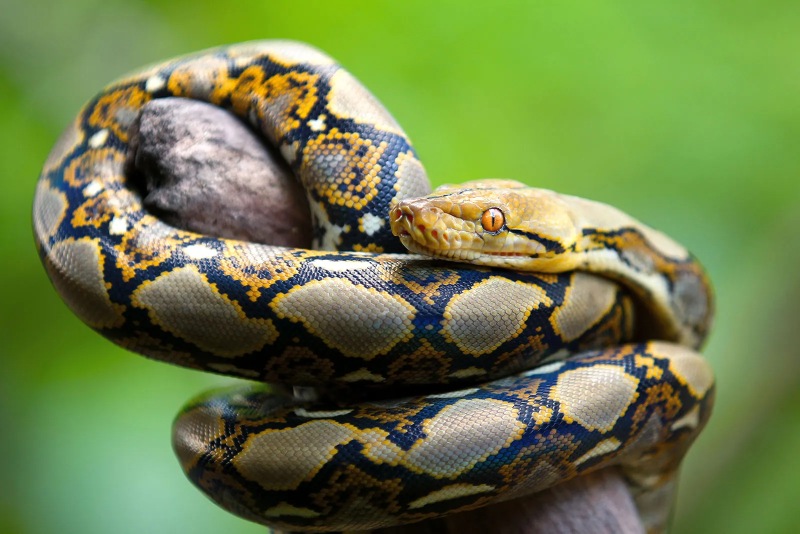
#> input picture images/reticulated-python-Malayopython-reticulatus.webp, 1600 x 1067 px, given in place of reticulated-python-Malayopython-reticulatus.jpg, which was not available (shown at 1/2 size)
$ jupyter execute DataPreprocessing.ipynb   (shell and % lines are left out)   (text cells are left out)
#> lines starting #> are read from the running program, lines starting #| are printed output that depends on the picture; pictures that were not available may be replaced by others from this repository, and a replacement may not be noted
[cell 1]
import numpy as np
import pandas as pd
import seaborn as sns; sns.set(color_codes=True)
from mpl_toolkits.mplot3d import Axes3D
import matplotlib.pyplot as plt

[cell 2]
#Generating normally distributed data

df = pd.DataFrame({
    'x1': np.random.normal(0, 2, 10000),
    'x2': np.random.normal(5, 3, 10000),
    'x3': np.random.normal(-5, 5, 10000)
})

[cell 3]
df

[cell 4]
# plotting data

df.plot.kde()
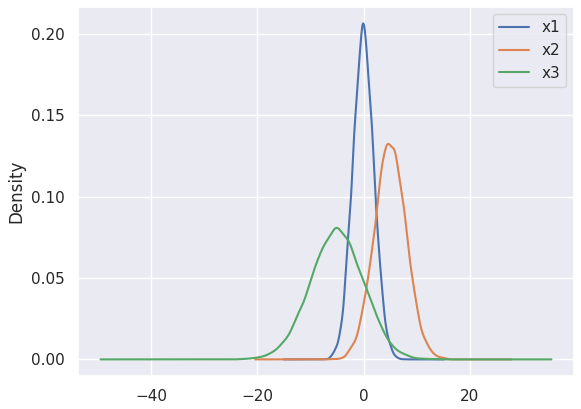
#> figure drawn by matplotlib, 1 panel; curve peaks at x = -0.0441, y = 0.206; curve peaks at x = 4.67, y = 0.132; curve peaks at x = -5.07, y = 0.0808

[cell 5]
from sklearn.preprocessing import StandardScaler
ss = StandardScaler()

[cell 6]
data_tf = ss.fit_transform(df)

[cell 7]
data_tf

[cell 8]
df = pd.DataFrame(data_tf, columns=['x1','x2','x3'])
df

[cell 9]
df.plot.kde()
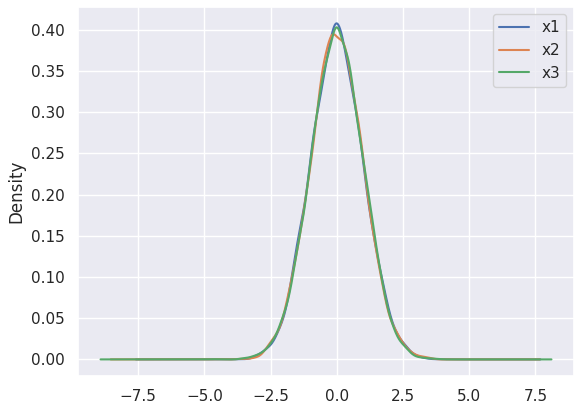
#> figure drawn by matplotlib, 1 panel; curve peaks at x = -0.00368, y = 0.408; curve peaks at x = -0.122, y = 0.395; curve peaks at x = -0.00893, y = 0.403

[cell 10]
df = pd.DataFrame({
    # positive skew
    'x1': np.random.chisquare(8, 1000),
    # negative skew
    'x2': np.random.beta(8, 2, 1000) * 40,
    # no skew
    'x3': np.random.normal(50, 3, 1000)
})

[cell 11]
df.plot.kde()
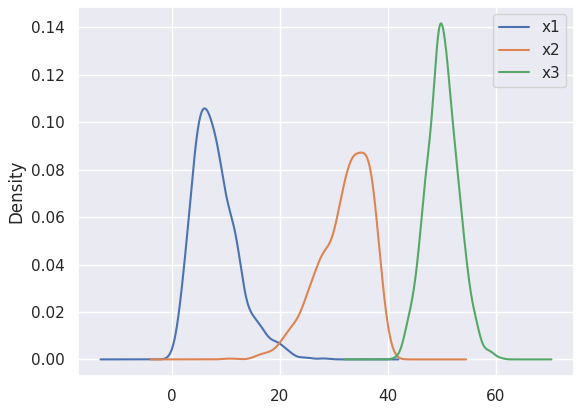
#> figure drawn by matplotlib, 1 panel; curve peaks at x = 6.04, y = 0.106; curve peaks at x = 35.05, y = 0.0872; curve peaks at x = 49.85, y = 0.142

[cell 12]
from sklearn.preprocessing import MinMaxScaler

[cell 13]
mm = MinMaxScaler()
data_tf = mm.fit_transform(df)

[cell 14]
df = pd.DataFrame(data_tf,columns=['x1','x2','x3'])
df.plot.kde()
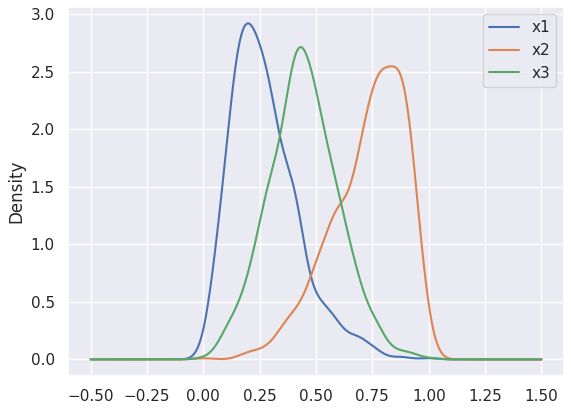
#> figure drawn by matplotlib, 1 panel; curve peaks at x = 0.199, y = 2.92; curve peaks at x = 0.835, y = 2.55; curve peaks at x = 0.433, y = 2.71

[cell 15]
df = pd.DataFrame({
    # Distribution with lower outliers
    'x1': np.concatenate([np.random.normal(20, 1, 1000), np.random.normal(1, 1, 25)]),
    # Distribution with higher outliers
    'x2': np.concatenate([np.random.normal(30, 1, 1000), np.random.normal(50, 1, 25)]),
})

[cell 16]
df

[cell 17]
df.plot.kde()
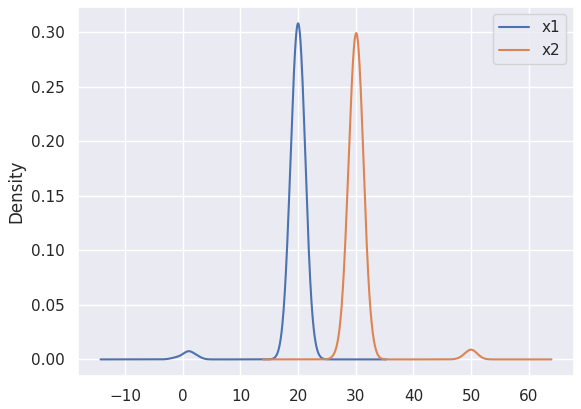
#> figure drawn by matplotlib, 1 panel; curve peaks at x = 20.01, y = 0.308; curve peaks at x = 30.05, y = 0.299

[cell 18]
from sklearn.preprocessing import RobustScaler
robustscaler = RobustScaler()

[cell 19]
data_tf = robustscaler.fit_transform(df)
df = pd.DataFrame(data_tf, columns=['x1','x2'])

[cell 20]
df.plot.kde()
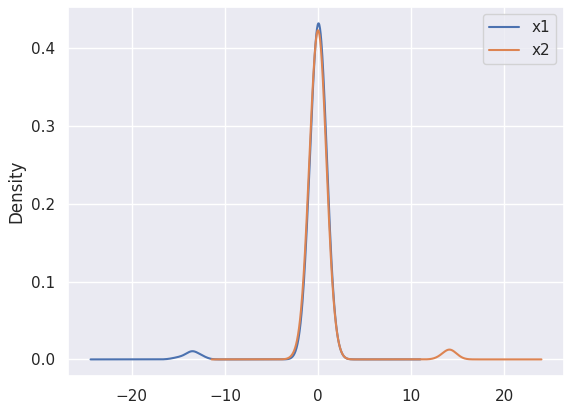
#> figure drawn by matplotlib, 1 panel; curve peaks at x = 0.0556, y = 0.431; curve peaks at x = -0.0278, y = 0.423

[cell 21]
# RobustScaler is for to handle outliers

[cell 22]
df = pd.DataFrame({
    'x1': np.random.randint(-100, 100, 1000).astype(float),
    'y1': np.random.randint(-80, 80, 1000).astype(float),
    'z1': np.random.randint(-150, 150, 1000).astype(float),
})
df

[cell 23]
fig = plt.figure()
ax = plt.axes(projection='3d')
ax.scatter3D(df.x1, df.y1, df.z1)
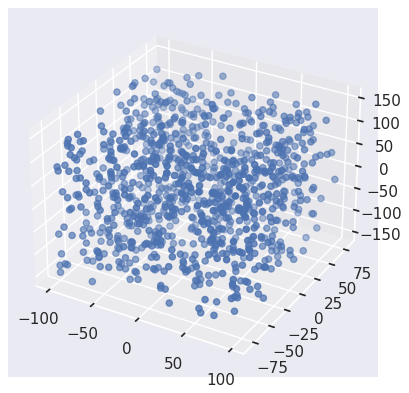
#> figure drawn by matplotlib, 1 panel

[cell 24]
from sklearn.preprocessing import Normalizer

[cell 25]
normalizer = Normalizer()
data_tf = normalizer.fit_transform(df)

[cell 26]
df = pd.DataFrame(data_tf, columns=['x1','y1','z1'])

[cell 27]
ax = plt.axes(projection='3d')
ax.scatter3D(df.x1, df.y1, df.z1)
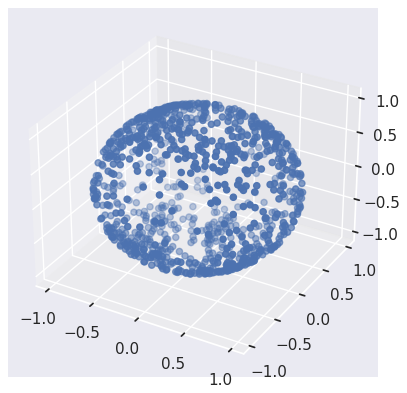
#> figure drawn by matplotlib, 1 panel

[cell 28]
X = np.array([[ 1., -1.,  2.],
              [ 2.,  0.,  0.],
              [ 0.,  1., -1.]])

[cell 29]
from sklearn.preprocessing import Binarizer
binarizer = Binarizer()

[cell 30]
data_tf = binarizer.fit_transform(X)
data_tf

[cell 31]
df = pd.DataFrame({
    'Age':[33,44,22,44,55,22],
    'Income':['Low','Low','High','Medium','Medium','High']})

[cell 32]
df

[cell 33]
df.Income.map({'Low':1,'Medium':2,'High':3})

[cell 34]
my_new_data = pd.DataFrame({"x1":["high", "low", "medium", "high", "low", "medium", "high", "high"],
                           "x2":[11,22,33,44,55,66,77,88],
                           "x3":[1.2,2.2,3.2,4.2,5.2,6.2,7.2,8.2]},columns=["x1", "x2", "x3"])

[cell 35]
my_new_data["x1"] = my_new_data.x1.map({"high":300, "medium": 200, "low": 100})

[cell 36]
my_new_data

[cell 37]
df = pd.DataFrame({
    'Age':[33,44,22,44,55,22],
    'Gender':['Male','Female','Male','Female','Male','Male']})

[cell 38]
df.Gender.unique()

[cell 39]
from sklearn.preprocessing import LabelEncoder,OneHotEncoder

[cell 40]
le = LabelEncoder()
df['gender_tf'] = le.fit_transform(df.Gender)

[cell 41]
df

[cell 42]
OneHotEncoder().fit_transform(df[['gender_tf']]).toarray()

[cell 43]
from sklearn.preprocessing import LabelEncoder

labels = ['cat', 'dog', 'fish', 'dog', 'cat']
le = LabelEncoder()
encoded_labels = le.fit_transform(labels)

print("Encoded labels:", encoded_labels)
print("Inverse transform:", le.inverse_transform(encoded_labels))

[cell 44]
df = pd.DataFrame({
    'A':[1,2,3,4,np.nan,7],
    'B':[3,4,1,np.nan,4,5]
})

[cell 45]
df

[cell 46]
from sklearn.impute import SimpleImputer
imputer = SimpleImputer(missing_values=np.nan, strategy='mean')

[cell 47]
imputer.fit_transform(df)

[cell 48]
from sklearn.impute import SimpleImputer
imputer_median = SimpleImputer(missing_values=np.nan, strategy="median")
df["B"] = imputer_median.fit_transform(df[["B"]])
df

[cell 49]
df = pd.DataFrame({'A':[1,2,3,4,5], 'B':[2,3,4,5,6]})
df

[cell 50]
from sklearn.preprocessing import PolynomialFeatures
pol = PolynomialFeatures(degree=2, include_bias=False)

[cell 51]
X_poly = pol.fit_transform(df)

[cell 52]
print(pd.DataFrame(X_poly, columns=pol.get_feature_names_out()))

[cell 53]
pol2 = PolynomialFeatures(degree=3, include_bias=True)
X_poly2 = pol2.fit_transform(df)
print(pd.DataFrame(X_poly2, columns=pol2.get_feature_names_out()))

[cell 54]
from sklearn.preprocessing import FunctionTransformer

[cell 55]
def mapping(x):
    x['Age'] = x['Age']+2
    x['Counter'] = x['Counter'] * 2
    return x

[cell 56]
customtransformer = FunctionTransformer(mapping, validate=False)

[cell 57]
df = pd.DataFrame({
    'Age':[33,44,22,44,55,22],
    'Counter':[3,4,2,4,5,2],
     })
df

[cell 58]
customtransformer.transform(df)

[cell 59]
corpus = [
     'This is the first document awesome food.',
     'This is the second second document.',
     'And the third one the is mission impossible. and and and ',
     'Is this the first document?',
]
df = pd.DataFrame({'Text':corpus})
df

[cell 60]
from sklearn.feature_extraction.text import CountVectorizer
cv = CountVectorizer()
cv.fit_transform(df.Text).toarray()
# df = pd.DataFrame(X.toarray(), columns=vectorizer.get_feature_names_out())

[cell 61]
cv.vocabulary_

[cell 62]
cv = CountVectorizer(stop_words=['the','is'])
cv.fit_transform(df.Text).toarray()

[cell 63]
cv.vocabulary_

[cell 64]
cv = CountVectorizer(vocabulary=['mission','food','second'])
cv.fit_transform(df.Text).toarray()

[cell 65]
cv.vocabulary_

[cell 66]
cv = CountVectorizer(ngram_range=(1,4))
cv.fit_transform(df.Text).toarray()

[cell 67]
cv.vocabulary_

[cell 68]
from sklearn.feature_extraction.text import CountVectorizer

[cell 69]
corpus = [
    'The cat sat on the mat',
    'The dog chased the cat',
    'The dog and the cat sat on the mat',
    'The cat chased the dog',
    'The mat was sat on by the cat'
]

[cell 70]
vectorizer = CountVectorizer()

# Fit and transform the corpus (i.e., convert text to a matrix of token counts)
X = vectorizer.fit_transform(corpus)

# Get feature names (vocabulary)
print(vectorizer.get_feature_names_out())

# Convert the matrix into a readable DataFrame
import pandas as pd
df = pd.DataFrame(X.toarray(), columns=vectorizer.get_feature_names_out())
print(df)

[cell 71]
# cv.vocabulary_
vectorizer.vocabulary_

[cell 72]
corpus = [
     'This is the first document awesome food.',
     'This is the second second document.',
     'And the third one the is mission impossible. and and and ',
     'Is this the first document?',
]
df = pd.DataFrame({'Text':corpus})
df

[cell 73]
from sklearn.feature_extraction.text import TfidfVectorizer
vectorizer = TfidfVectorizer(stop_words='english')

[cell 74]
x_tfid_data = vectorizer.fit_transform(df.Text).toarray()

[cell 75]
x_tfid_data

[cell 76]
# vectorizer.get_feature_names()
vectorizer.get_feature_names_out()
pd.DataFrame(x_tfid_data, columns=vectorizer.get_feature_names_out())

[cell 77]
# assign documents
d0 = 'Geeks for geeks'
d1 = 'Geeks'
d2 = 'r2j'

# merge documents into a single corpus
string = [d0, d1, d2]

[cell 78]
# create object
tfidf = TfidfVectorizer()

# get tf-df values
result = tfidf.fit_transform(string)

[cell 79]
# get idf values
print('\nidf values:')
for ele1, ele2 in zip(tfidf.get_feature_names_out(), tfidf.idf_):
	print(ele1, ':', ele2)

[cell 80]
for ele1, ele2 in zip(tfidf.get_feature_names_out(), tfidf.idf_):
	print(ele1, ':', ele2)

[cell 81]
# get indexing
print('\nWord indexes:')
print(tfidf.vocabulary_)

# display tf-idf values
print('\ntf-idf value:')
print(result)

# in matrix form
print('\ntf-idf values in matrix form:')
print(result.toarray())

[cell 82]
df

[cell 83]
from sklearn.feature_extraction.text import HashingVectorizer
hv = HashingVectorizer(n_features=5)

[cell 84]
hv.fit_transform(df.Text).toarray()

[cell 85]
from skimage.io import imread,imshow

[cell 86]
image = imread('https://cdn.britannica.com/28/239528-050-D89C8118/reticulated-python-Malayopython-reticulatus.jpg')
#> image is the input picture: shape (1067, 1600, 3); mean R, G, B 108.7, 126.7, 73.7

[cell 87]
imshow(image)

[cell 88]
image.shape  #height, width, colors range
#> Out = (1067, 1600, 3)

[cell 89]
image[0]
#> Out = 1600 rows, first 8: [115, 140, 98], [115, 140, 98], [115, 140, 98], [115, 140, 98], [115, 140, 98], [115, 140, 98], [115, 140, 98], [115, 140, 98]

[cell 90]
imshow(image)

[cell 91]
from skimage.color import rgb2gray

[cell 92]
rgb2gray(image).shape
#> Out = (1067, 1600)

[cell 93]
imshow(rgb2gray(image))
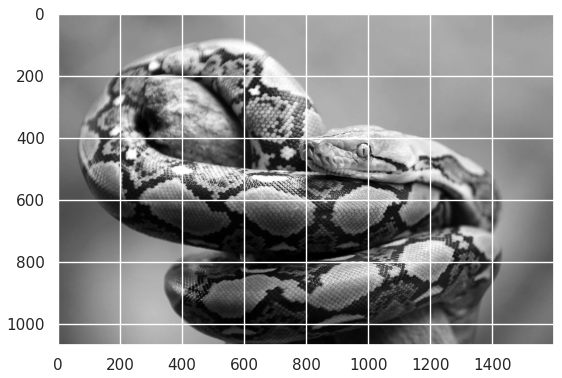
#> figure drawn by matplotlib, 1 panel

[cell 94]
from skimage.transform import resize

[cell 95]
imshow(resize(image, (200,200)))
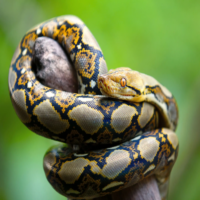
#> shown: shape (200, 200, 3) float64; mean R, G, B 0.426, 0.497, 0.289
